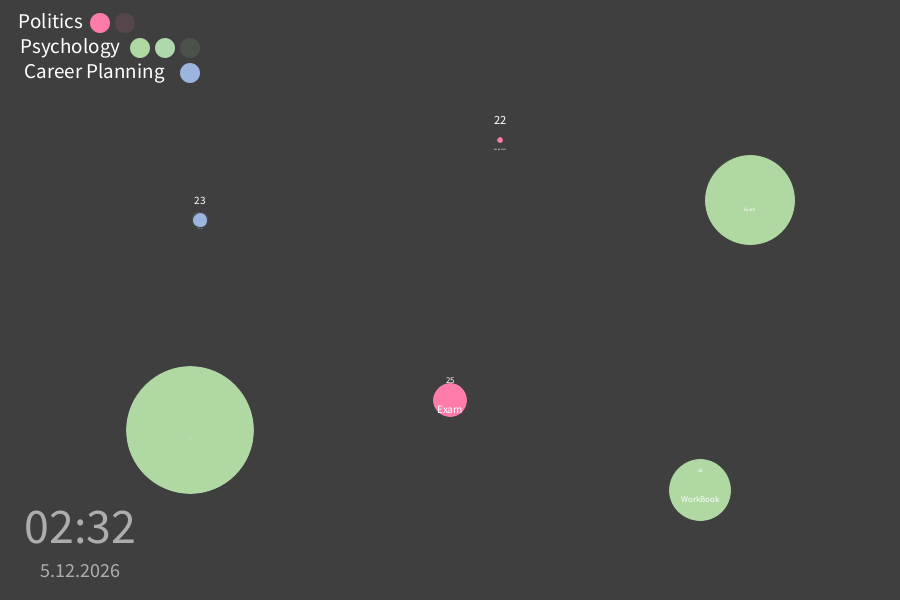
Frame 1 (no input)
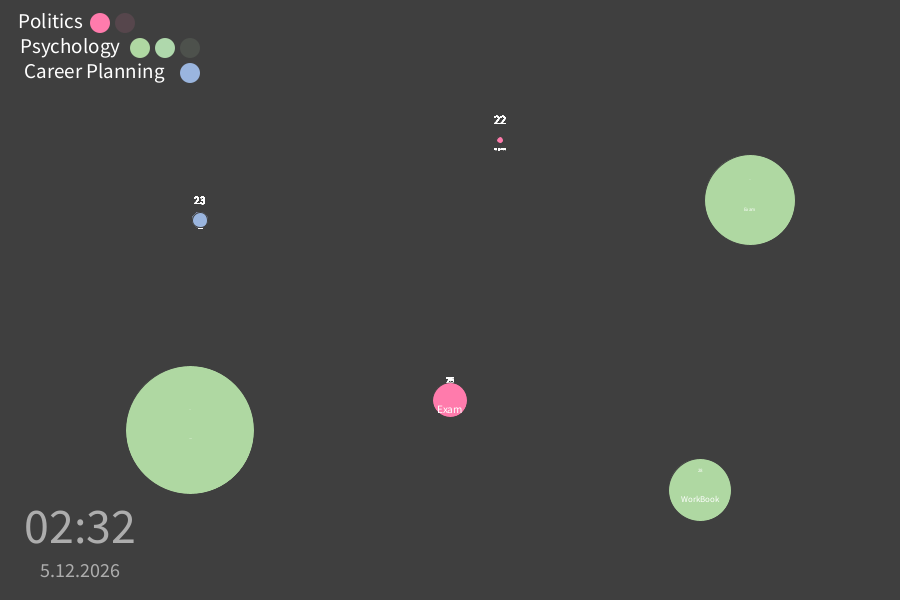
Frame 60 (the mouse pressed at the canvas centre just before this capture)
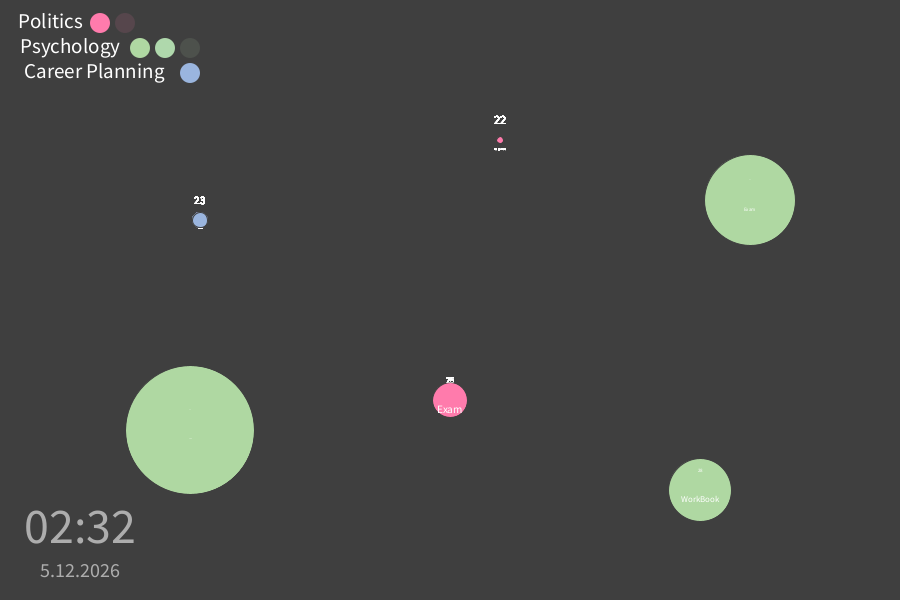
Frame 120 (the mouse held since frame 60 and released just before this capture)

The Processing sketch that drew these frames (run headless with seeded random() and noise(); from frame 60 on, the mouse is pressed at the canvas centre):

// Processing sketch: processing_121981
// ── processing_121981.pde

//sets the maximum size for the circles
float max_size;
float dist;
float radius;

// gets the real date and time
int day = day();
int month = month();
int year = year();
int minute = minute();
int hour = hour();

// sets the due dates
int duedate1;
int duedate2;
int duedate3;
int duedate4;
int duedate5;
int duedate6;
int daysleft1;
int daysleft2;
int daysleft3;
int daysleft4;
int daysleft5;
int daysleft6;


// makes sure t is for text
String t;

//creates an array containing six circles
Circle[] assignment = new Circle[6];


void setup() {

  size(900, 600);

  //the co-ordinates of the circles start from the centre of the text
  textAlign(CENTER, CENTER);

  //maximum size of the circles
  max_size = 200;

  // background colour and writing in top left hand side
  background(63, 63, 63);

  // displays the text and the circles in the top left hand corner
  textSize(21);
  noStroke();
  text("Politics", 50, 20);
  fill(255, 123, 172);
  ellipse(100, 23, 20, 20);
  fill(255, 123, 172, 30);
  ellipse(125, 23, 20, 20);

  fill(255);
  text("Psychology", 70, 45);
  fill(175, 216, 162);
  ellipse(140, 48, 20, 20);
  fill(175, 216, 172);
  ellipse(165, 48, 20, 20);
  fill(175, 216, 172, 30);
  ellipse(190, 48, 20, 20);

  fill(255);
  text("Career Planning", 94, 70);
  fill(154, 181, 222);
  ellipse(190, 73, 20, 20);

  // the date the assignments are due
  duedate1 = 27;
  duedate2 = 28;
  duedate3 = 30;
  duedate4 = 3;
  duedate5 = 6;
  duedate6 = 10;

  // calculates how many days left depending on the date and the due date
  daysleft1 = duedate1 - day;
  daysleft2 = duedate2 - day;
  daysleft3 = duedate3 - day;
  daysleft4 = (30 - day) + duedate4;
  daysleft5 = (30 - day) + duedate5;
  daysleft6 = (30 - day) + duedate6;


  //establishes the start position of the circles. (x, y, number of days to go, text, R, G, B, days left)
  assignment[0] = new Circle(500, 140, duedate1 - day, "Assignment", 255, 123, 172, daysleft1);
  assignment[1] = new Circle(200, 220, duedate2 - day, "Interview", 154, 181, 222, daysleft2);
  assignment[2] = new Circle(450, 400, duedate3 - day, "Exam", 255, 123, 172, daysleft3); 
  assignment[3] = new Circle(700, 490, (30 - day) + duedate4, "WorkBook", 175, 216, 162, daysleft4);
  assignment[4] = new Circle(750, 200, (30 - day) + duedate5, "Exam", 175, 216, 162, daysleft5);
  assignment[5] = new Circle(190, 430, (30 - day) + duedate6, "Exam", 175, 216, 162, daysleft6);

}

void draw() {

  // for loop displays all the circles in the array
  for (int i=0; i<assignment.length; i++) {
    assignment[i].display();
  }

  // calls the clock function
  clock();
}

void mousePressed() {
  //checks if the mouse has been clicked on a circle
  for (int i=0; i<assignment.length; i++) {
    assignment[i].clicked();
  }
}

void clock() {
  // displays the time and date in the bottom left hand corner
  fill(63, 63, 63);
  noStroke();
  rect(10, 500, 150, 90);
  
  String date = day + "." + month + "." + year;
  fill(173, 173, 173);
  textSize(20);
  text(date, 80, 570);
  fill(173, 173, 173);
  textSize(50);
  text(nf(hour(), 2) + ":" + nf(minute(), 2), 80, height-75);
}

// attributes for the circles in the array
class Circle {
  float x;
  float y; 
  float w; 
  float h;
  int days; 
  String t;
  float t_size;
  color col;
  int r;
  int g;
  int b;


  // imports values from the individual circles in the array
  Circle(float t_x, float t_y, float t_d, String t_t, int t_r, int t_g, int t_b, int t_days) {

    x = t_x;
    y = t_y;
    days = t_days;
    // sets the size of the circle depending on the number of days left
    float size = map(days, 16, 0, 50, 200);
    w = size;
    h = size;
    t = t_t;
    // sets the size of the text depending on the number of days left
    t_size = map(days, 16, 0, 10, 30);

    // sets the colour of the individual circles 
    r = t_r;
    g = t_g;
    b = t_b;
    col=color(r, g, b);
  }

  void display() {

    // displays the circles
    stroke(63, 63, 63);
    fill(col);
    ellipse(x, y, w, h);
    // displays the text on the circles 
    fill(255);
    textSize(t_size);
    text(t, x, y + 9);
    textSize(t_size + 10);
    text(days, x, y-20);
  }

  void clicked() {
    //background (63, 63, 63);
    // Use Pythagorus Theorum to check the distance from
    // mouse pointer to centre of the circle to discover if it has been clicked
    dist = (mouseX - x) * (mouseX - x) + (mouseY - y) * (mouseY - y);
    dist = sqrt(dist);
    radius = w/2;



    //if the circle has been clicked, adds a circle with low opactiy on top
    if (dist < radius) {
      fill(r, g, b, 30);
      ellipse(x, y, w + 30, h + 30);
    } 
    else {
      // leave it as it is
    }
  }
}
